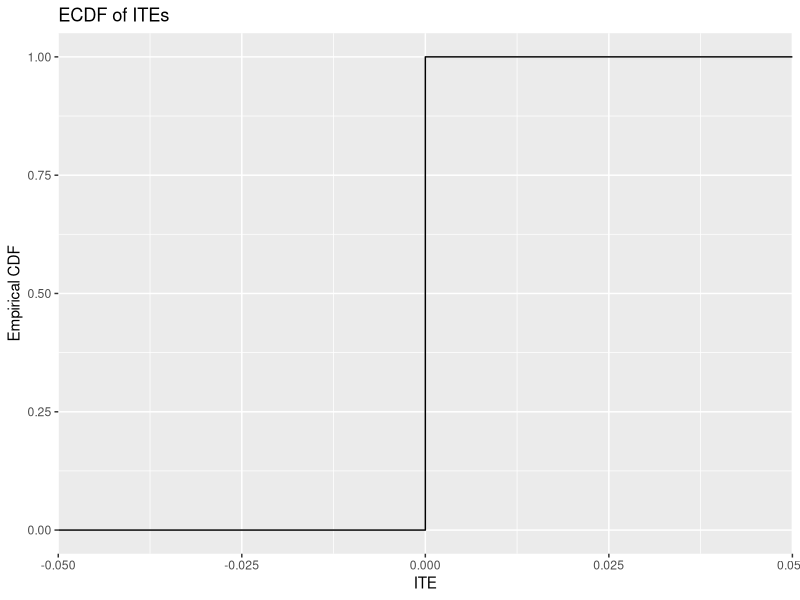
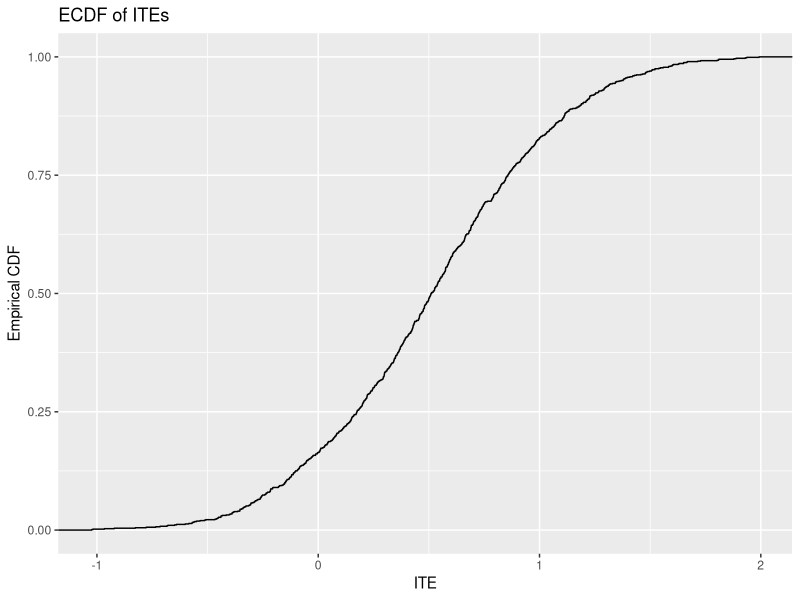
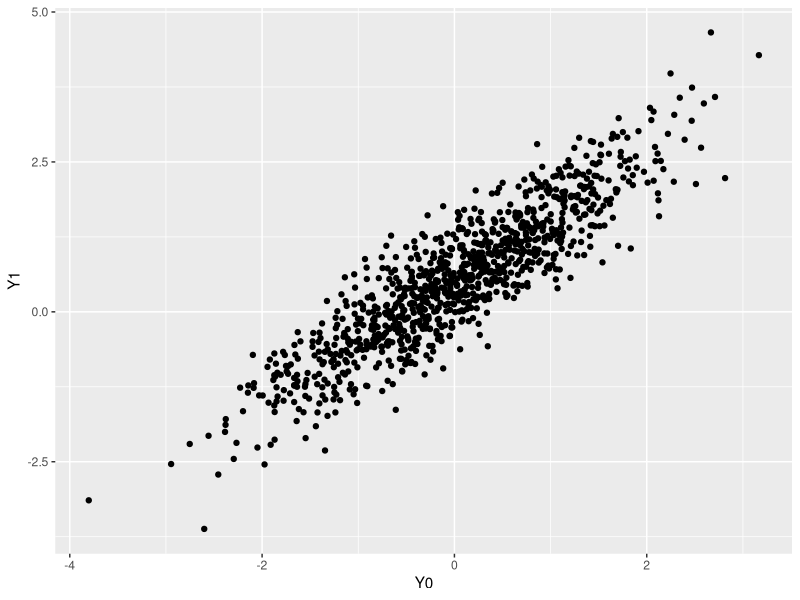
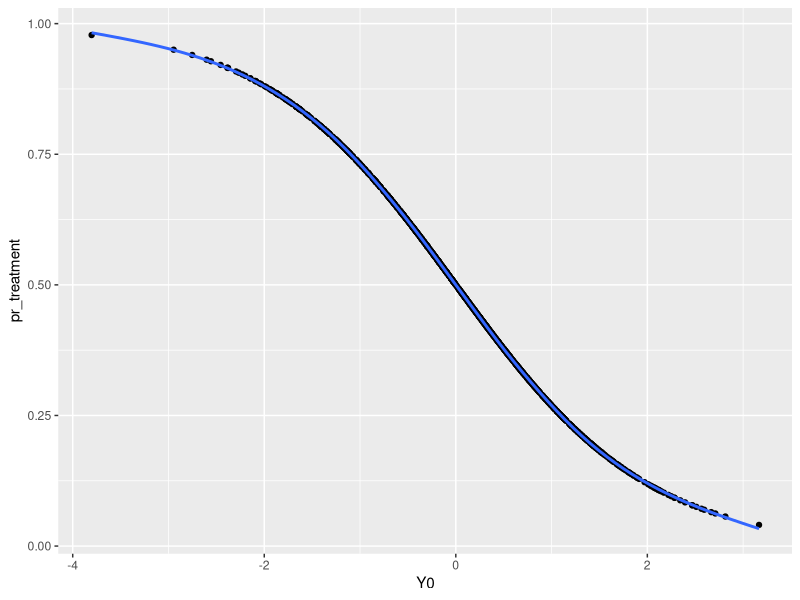

The R script that drew these images, in order:
## ---- chunk 1
knitr::opts_chunk$set(echo = TRUE)
library(tidyverse)
## ---- chunk 2
set.seed(30500)
n <- 1000
dat <- tibble(Y0 = runif(n = n, min = 0, max = 1)) %>% 
  mutate(Y1 = Y0)
## ---- chunk 3
dat <- dat %>% 
    mutate('ITE' = Y1 - Y0)
plot2a <- ggplot(data = dat, aes(x = ITE)) + 
    stat_ecdf() +
    labs(y = 'Empirical CDF', 
         title = 'ECDF of ITEs')

dat
plot2a
## ---- chunk 4
ATE <- mean(dat$ITE)
ATE
## ---- chunk 5
dat <- dat %>% 
    mutate('D' = rbinom(n = n, size = 1, prob = Y1))
dat
## ---- chunk 6
mean_treatment <- dat %>% 
    filter(D == 1) %>% 
    summarize(mean(Y1, na.rm = TRUE))
mean_control <- dat %>% 
    filter(D == 0) %>% 
    summarize(mean(Y0, na.rm = TRUE))
diff_in_means <- mean_treatment - mean_control
comparison <- diff_in_means - ATE
comparison

# It is a bad estimator because he probability of receiving treatment is related with the potential outcome Y(1)

## ---- chunk 7
dat <- dat %>% 
    mutate('D_random' = sample(x = c(0,1), size = 1000, replace = TRUE))
dat
## ---- chunk 8
mean_treatment <- dat %>% 
    filter(D_random == 1) %>% 
    summarize(mean(Y1, na.rm = TRUE))
mean_control <- dat %>% 
    filter(D_random == 0) %>% 
    summarize(mean(Y0, na.rm = TRUE))
diff_in_means <- mean_treatment - mean_control
comparison <- diff_in_means - ATE
comparison
## ---- chunk 9
dat <- tibble(Y0 = rnorm(n = n, mean = 0, sd = 1)) %>% 
  mutate(Y1 = Y0 + rnorm(n = n, mean = .5, sd = .5))
## ---- chunk 10
dat <- dat %>% 
    mutate('ITE' = Y1 - Y0)
plot3a <- dat %>% 
    ggplot(aes(x = ITE)) +
    stat_ecdf() +
    labs(y = 'Empirical CDF', 
         title = 'ECDF of ITEs')
plot3a
## ---- chunk 11
plot3b <- dat %>% 
    ggplot(aes(x = Y0, y = Y1)) +
    geom_point() +
    labs(x = 'Y0', 
         y = 'Y1')
plot3b
## ---- chunk 12
dat <- dat %>% 
    mutate('pr_treatment' = 1 - exp(Y0)/(1 + exp(Y0)))
plot3e <- dat %>% 
    ggplot(aes(x = Y0, y = pr_treatment)) +
    geom_point() +
    geom_smooth()
plot3e
## ---- chunk 13
dat <- dat %>% 
    mutate('D' = rbinom(n = n, size = 1, prob = pr_treatment))
## ---- chunk 14
mean_treatment <- dat %>% 
    filter(D == 1) %>% 
    summarize(mean(Y1, na.rm = TRUE))
mean_control <- dat %>% 
    filter(D == 0) %>% 
    summarize(mean(Y0, na.rm = TRUE))
diff_in_means <- mean_treatment - mean_control
ATE <- mean(dat$Y1) - mean(dat$Y0)
comparison <- diff_in_means - ATE
comparison

# Again, the probability 
## ---- chunk 15
dat <- dat %>% 
    mutate('D_random' = sample(x = c(0, 1), size = n, replace = TRUE))
## ---- chunk 16
mean_treatment <- dat %>% 
    filter(D_random == 1) %>% 
    summarize(mean(Y1, na.rm = TRUE))
mean_control <- dat %>% 
    filter(D_random == 0) %>% 
    summarize(mean(Y0, na.rm = TRUE))
diff_in_means <- mean_treatment - mean_control
ATE <- mean(dat$Y1) - mean(dat$Y0)
comparison <- diff_in_means - ATE
comparison
